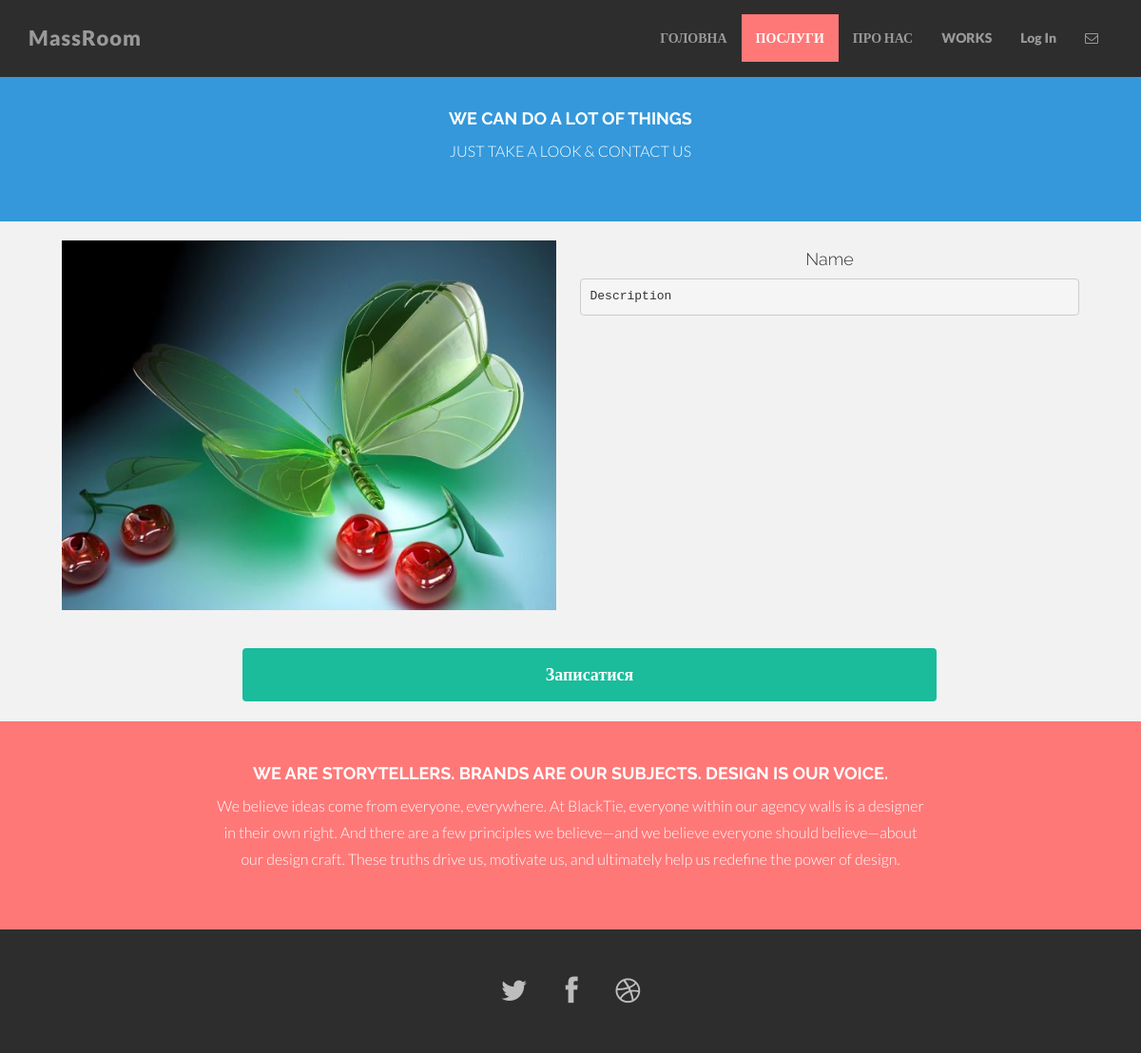
The page /service/1/ on the database its author committed.
### massRoom/models.py (models this page shows, shortened)
class Service(models.Model):
    name = models.CharField(max_length=200)
    description = models.TextField()
    image = models.ImageField(upload_to='service_image')

### massRoom/views.py (the view)
# urls.py: url(r'^service/(?P<service_id>[0-9]+)/$', views.show_service, name='service'),
def show_service(request, service_id):
    service = get_object_or_404(Service, id=service_id)
    context = {
        'service': service
    }
    return render(request, 'massRoom/service.html', context)

### massRoom/templates/massRoom/service.html (shortened to what this page needs)
{% extends 'massRoom/base.html' %}
{% load staticfiles %}
{% block services_class %}active{% endblock %}
{% block content %}
    <div id="blue">
        <div class="container">
			<div class="row centered">
				<div class="col-lg-8 col-lg-offset-2">
				<h4><b>WE CAN DO A LOT OF THINGS</b></h4>
				<p>JUST TAKE A LOOK & CONTACT US</p>
				</div>
			</div>
		</div>
	</div>
	<div class="container">
        <div class="row centered" style="margin:20px">
            <div class="col-lg-6">
                <img src="{{ service.image.url }}" width="100%">
            </div>
            <div class="col-lg-6" style="padding-left: 10px">
                <h4>{{ service.name }}</h4>
                <pre style="text-align: left">{{ service.description }}</pre>
            </div>
        </div>
        <div class="col-lg-2">
        </div>
        <div class="row centered col-lg-8" style="margin:20px">
            <a class="button-signup spoiler-title">Записатися</a>
        </div>
        <div class="col-lg-2">
        </div>
    </div>
{% endblock %}

### massRoom/static/massRoom/css/main.css (style rules this page uses)
body { background-color: #f2f2f2; font-family: "Lato"; font-weight: 300; font-size: 16px; color: #555; -webkit-font-smoothing: antialiased; -webkit-overflow-scrolling: touch; margin-top: 70px; }
h1, h2, h3, h4, h5, h6 { font-family: "Raleway"; font-weight: 300; color: #333; }
p { line-height: 28px; margin-bottom: 25px; }
.centered { text-align: center; }
a { color: #f85c37; word-wrap: break-word; -webkit-transition: color 0.1s ease-in, background 0.1s ease-in; -moz-transition: color 0.1s ease-in, background 0.1s ease-in; -ms-transition: color 0.1s ease-in, background 0.1s ease-in; -o-transition: color 0.1s ease-in, background 0.1s ease-in; transition: color 0.1s ease-in, background 0.1s ease-in; }
a:before, a:after { -webkit-transition: color 0.1s ease-in, background 0.1s ease-in; -moz-transition: color 0.1s ease-in, background 0.1s ease-in; -ms-transition: color 0.1s ease-in, background 0.1s ease-in; -o-transition: color 0.1s ease-in, background 0.1s ease-in; transition: color 0.1s ease-in, background 0.1s ease-in; }
#blue { background: #3498db; padding-top: 35px; padding-bottom: 35px; }
#blue h4 { color: white; font-weight: 700; }
#blue p { color: white; }
.button-signup, .pricing-option .pricing-signup { border-radius: 4px; display: block; text-align: center; font-size: 18px; font-weight: bold; padding: 15px 10px; color: white; background: #1abc9c; }
.spoiler-title { cursor:pointer; }

### rows shown on the page
Service: image (picture), name "Name", description "Description"
